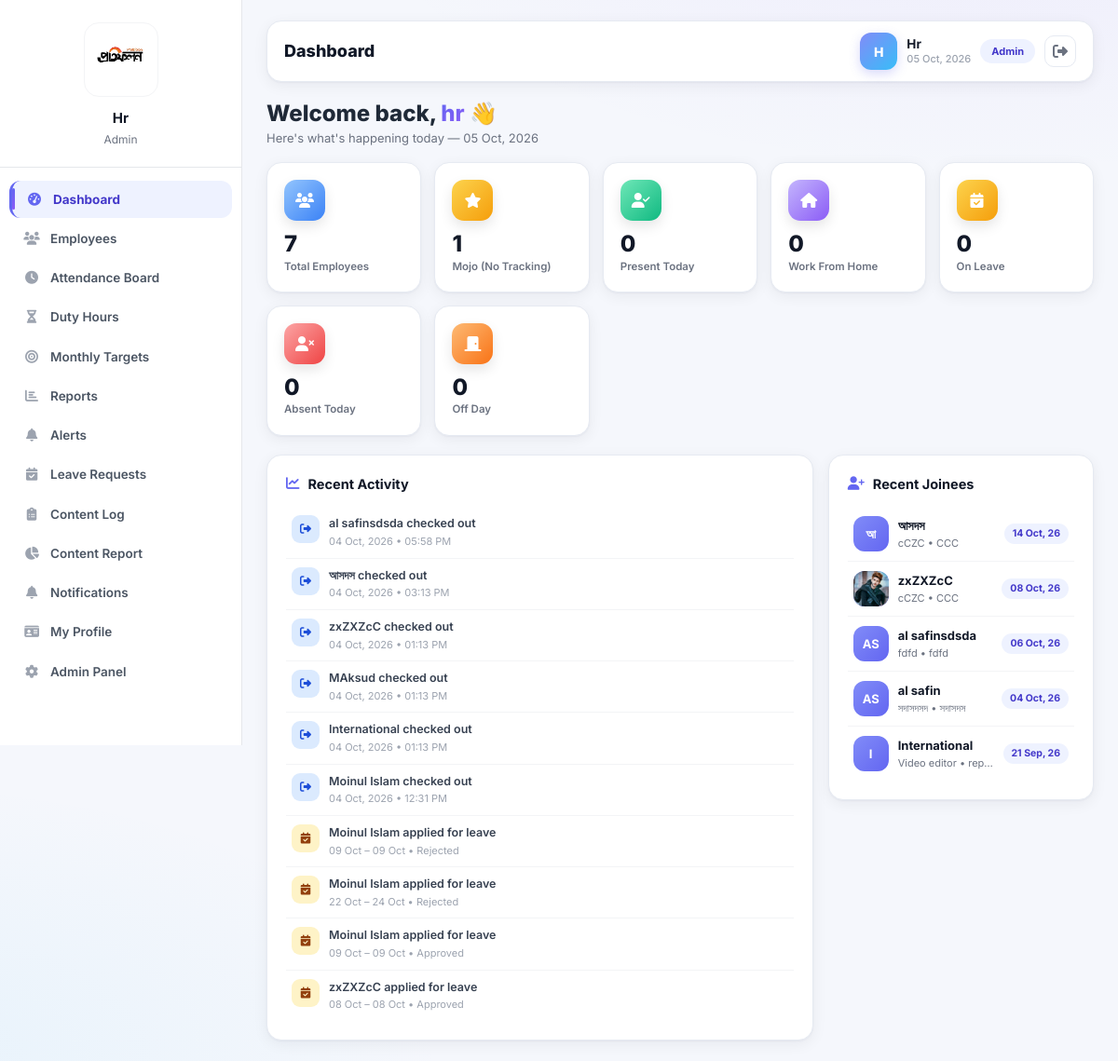
The page /dashboard/ (signed in) on the database its author committed.
### employees/models.py (models this page shows, shortened)
class OfficeSetting(models.Model):
    title = models.CharField(max_length=120, default='Office')
    logo = models.ImageField(upload_to='office/', blank=True, null=True)
    office_lat = models.FloatField(null=True, blank=True)
    office_lng = models.FloatField(null=True, blank=True)
    office_radius = models.IntegerField(default=200, help_text='মিটারে')
    class Meta:
        verbose_name_plural = 'Office Settings'
    @classmethod
    def load(cls):
        obj, _ = cls.objects.get_or_create(pk=1)
        return obj

class Employee(models.Model):
    DUTY_CHOICES = [
        ('office', 'Office'),
        ('wfh', 'Work From Home'),
        ('field', 'Field'),
        ('mojo', 'Mojo (No Attendance)'),
    ]
    STATUS_CHOICES = [
        ('active', 'Active'),
        ('inactive', 'Inactive'),
    ]
    name = models.CharField(max_length=120)
    photo = models.ImageField(upload_to='employees/', blank=True, null=True)
    emp_id = models.CharField(max_length=20, unique=True, blank=True)
    designation = models.CharField(max_length=100)
    department = models.CharField(max_length=100)
    joining_date = models.DateField()
    mobile = models.CharField(max_length=20, blank=True)
    email = models.EmailField(blank=True)
    address = models.TextField(blank=True)
    salary = models.DecimalField(max_digits=10, decimal_places=2, default=0)
    duty_group = models.CharField(max_length=10, choices=DUTY_CHOICES, default='office')
    target_hours = models.FloatField(default=8)
    status = models.CharField(max_length=10, choices=STATUS_CHOICES, default='active')
    emergency1_name = models.CharField(max_length=80, blank=True, verbose_name='Emergency 1 Name')
    emergency1_mobile = models.CharField(max_length=20, blank=True, verbose_name='Emergency 1 Mobile')
    emergency2_name = models.CharField(max_length=80, blank=True, verbose_name='Emergency 2 Name')
    emergency2_mobile = models.CharField(max_length=20, blank=True, verbose_name='Emergency 2 Mobile')
    nid = models.CharField(max_length=30, blank=True, verbose_name='Employee NID')
    nid_image = models.ImageField(upload_to='nid_images/', blank=True, null=True, verbose_name='Employee NID Image')
    father_nid = models.CharField(max_length=30, blank=True, verbose_name="Father's NID")
    father_nid_image = models.ImageField(upload_to='nid_images/', blank=True, null=True, verbose_name="Father's NID Image")
    mother_nid = models.CharField(max_length=30, blank=True, verbose_name="Mother's NID")
    mother_nid_image = models.ImageField(upload_to='nid_images/', blank=True, null=True, verbose_name="Mother's NID Image")
    user = models.OneToOneField('auth.User', on_delete=models.SET_NULL, null=True, blank=True, related_name='employee')
    class Meta:
        ordering = ['emp_id']

### accounts/models.py (models this page shows, shortened)
class Profile(models.Model):
    user = models.OneToOneField(settings.AUTH_USER_MODEL,
                                on_delete=models.CASCADE,
                                related_name='profile')
    role = models.CharField(max_length=20, choices=ROLE_CHOICES, default='employee')

### accounts/views.py (the view)
# urls.py: path('dashboard/', views.dashboard_view, name='dashboard'),
@login_required
def dashboard_view(request):
    prof = getattr(request.user, 'profile', None)
    if not prof:
        prof, _ = Profile.objects.get_or_create(
            user=request.user,
            defaults={'role': 'admin' if request.user.is_superuser else 'employee'})
    elif request.user.is_superuser and prof.role != 'admin':
        prof.role = 'admin'
        prof.save()
    emp = getattr(request.user, 'employee', None)
    display_name = emp.name if emp else (request.user.get_full_name() or request.user.username)
    today = date.today()
    att = Attendance.objects.filter(date=today)
    active_tracking = Employee.objects.filter(status='active').exclude(duty_group='mojo')
    joinees = []
    for e in Employee.objects.filter(status='active').order_by('-joining_date')[:5]:
        parts = e.name.split()
        joinees.append({'emp': e,
                        'initials': ''.join(p[0] for p in parts[:2]).upper() or e.name[:2].upper()})
    activities = []
    for a in Attendance.objects.select_related('employee').order_by('-id')[:6]:
        d = a.date.strftime('%d %b, %Y')
        if a.status == 'present' and a.check_out:
            activities.append({'icon': 'fa-sign-out-alt', 'bg': '#dbeafe', 'fg': '#1d4ed8',
                               'text': f'{a.employee.name} checked out',
                               'sub': f"{d} • {a.check_out.strftime('%I:%M %p')}"})
        elif a.status == 'present' and a.check_in:
            activities.append({'icon': 'fa-sign-in-alt', 'bg': '#d1fae5', 'fg': '#047857',
                               'text': f'{a.employee.name} checked in',
                               'sub': f"{d} • {a.check_in.strftime('%I:%M %p')}"})
        elif a.status == 'wfh':
            activities.append({'icon': 'fa-home', 'bg': '#e0e7ff', 'fg': '#3730a3',
                               'text': f'{a.employee.name} — Work From Home', 'sub': d})
        elif a.status == 'absent':
            activities.append({'icon': 'fa-user-times', 'bg': '#fee2e2', 'fg': '#b91c1c',
                               'text': f'{a.employee.name} — Absent', 'sub': d})
        else:
            activities.append({'icon': 'fa-door-closed', 'bg': '#ffedd5', 'fg': '#9a3412',
                               'text': f'{a.employee.name} — Off Day', 'sub': d})
    for lv in LeaveRequest.objects.select_related('employee').order_by('-id')[:4]:
        activities.append({'icon': 'fa-calendar-check', 'bg': '#fef3c7', 'fg': '#92400e',
                           'text': f'{lv.employee.name} applied for leave',
                           'sub': f"{lv.from_date:%d %b} – {lv.to_date:%d %b} • {lv.get_status_display()}"})
    return render(request, 'dashboard.html', {
        'display_name': display_name,
        'total_employees': Employee.objects.filter(status='active').count(),
        'mojo_count': Employee.objects.filter(status='active', duty_group='mojo').count(),
        'present_today': att.filter(status='present').count(),
        'wfh_today': att.filter(status='wfh').count(),
        'absent_today': att.filter(status='absent').count(),
        'off_today': att.filter(status='off').count(),
        'on_leave': LeaveRequest.objects.filter(
            status='approved', from_date__lte=today, to_date__gte=today).count(),
        'recent_joinees': joinees,
        'activities': activities,
        'today': today,
    })

### templates/dashboard.html
{% extends "app_base.html" %}
{% block page_title %}Dashboard{% endblock %}
{% block content %}
<div class="fade-in mb-3">
  <h4 style="font-weight:800;margin-bottom:2px;">Welcome back, <span class="text-gradient">{{ display_name }}</span> 👋</h4>
  <div style="color:#6b7280;font-size:13px;">Here's what's happening today — {{ today|date:"d M, Y" }}</div>
</div>
<div class="stat-grid fade-in">
  <div class="stat-card">
    <div class="stat-icon" style="background:linear-gradient(135deg,#93c5fd,#3b82f6);"><i class="fas fa-users"></i></div>
    <div class="stat-value">{{ total_employees }}</div>
    <div class="stat-label">Total Employees</div>
  </div>
  {% if mojo_count > 0 %}
  <div class="stat-card">
    <div class="stat-icon" style="background:linear-gradient(135deg,#fcd34d,#f59e0b);"><i class="fas fa-star"></i></div>
    <div class="stat-value">{{ mojo_count }}</div>
    <div class="stat-label">Mojo (No Tracking)</div>
  </div>
  {% endif %}
  <div class="stat-card">
    <div class="stat-icon" style="background:linear-gradient(135deg,#6ee7b7,#10b981);"><i class="fas fa-user-check"></i></div>
    <div class="stat-value">{{ present_today }}</div>
    <div class="stat-label">Present Today</div>
  </div>
  <div class="stat-card">
    <div class="stat-icon" style="background:linear-gradient(135deg,#c4b5fd,#8b5cf6);"><i class="fas fa-home"></i></div>
    <div class="stat-value">{{ wfh_today }}</div>
    <div class="stat-label">Work From Home</div>
  </div>
  <div class="stat-card">
    <div class="stat-icon" style="background:linear-gradient(135deg,#fcd34d,#f59e0b);"><i class="fas fa-calendar-check"></i></div>
    <div class="stat-value">{{ on_leave }}</div>
    <div class="stat-label">On Leave</div>
  </div>
  <div class="stat-card">
    <div class="stat-icon" style="background:linear-gradient(135deg,#fca5a5,#ef4444);"><i class="fas fa-user-times"></i></div>
    <div class="stat-value">{{ absent_today }}</div>
    <div class="stat-label">Absent Today</div>
  </div>
  <div class="stat-card">
    <div class="stat-icon" style="background:linear-gradient(135deg,#fdba74,#f97316);"><i class="fas fa-door-closed"></i></div>
    <div class="stat-value">{{ off_today }}</div>
    <div class="stat-label">Off Day</div>
  </div>
</div>
<div class="row g-3 fade-in">
  <div class="col-lg-8">
    <div class="panel-card" style="margin-bottom:0;">
      <div class="panel-header"><i class="fas fa-chart-line"></i> Recent Activity</div>
      {% for a in activities %}
      <div class="ac-row">
        <div class="ac-ic" style="background:{{ a.bg }};color:{{ a.fg }};"><i class="fas {{ a.icon }}"></i></div>
        <div>
          <div class="ac-txt">{{ a.text }}</div>
          <div class="ac-sub">{{ a.sub }}</div>
        </div>
      </div>
      {% empty %}
      <div class="empty-note">Attendance, leave and payroll activity will appear here.</div>
      {% endfor %}
    </div>
  </div>
  <div class="col-lg-4">
    <div class="panel-card" style="margin-bottom:0;">
      <div class="panel-header"><i class="fas fa-user-plus"></i> Recent Joinees</div>
      {% for j in recent_joinees %}
      <div class="jn-row">
        <div class="jn-av">
          {% if j.emp.photo %}<img src="{{ j.emp.photo.url }}" alt="">{% else %}{{ j.initials }}{% endif %}
        </div>
        <div class="jn-meta">
          <div class="jn-name">{{ j.emp.name }}</div>
          <div class="jn-sub">{{ j.emp.designation }} • {{ j.emp.department }}</div>
        </div>
        <span class="jn-date">{{ j.emp.joining_date|date:"d M, y" }}</span>
      </div>
      {% empty %}
      <div class="empty-note">No employees yet.</div>
      {% endfor %}
    </div>
  </div>
</div>
{% endblock %}

### templates/app_base.html (shortened to what this page needs)
{% extends "base.html" %}
{% block body %}
<div class="app-shell">
  {% include "partials/sidebar.html" %}
 <main class="main-content" style="margin-left: 260px; transition: margin-left 0.3s ease;">
    <div class="top-bar">
      <div class="d-flex align-items-center">
        <h4>{% block page_title %}Dashboard{% endblock %}</h4>
      </div>
      <div class="top-chip">
        {% if user_emp and user_emp.photo %}
          <img src="{{ user_emp.photo.url }}"
               alt="{{ user_emp.name }}"
               class="chip-avatar-img">
        {% else %}
          <div class="chip-avatar">{{ initials|default:user.username|slice:":1"|upper }}</div>
        {% endif %}
        <div class="d-none d-sm-block">
          <div class="chip-name">{{ display_name|default:user.get_full_name|default:user.username|title }}</div>
          <div class="chip-role">{% now "d M, Y" %}</div>
        </div>
        <span class="role-badge role-{{ role_key }}">{{ role_label }}</span>
        <form method="post" action="{% url 'logout' %}" style="display:inline;">
          <button class="logout-btn" title="Logout"><i class="fas fa-sign-out-alt"></i></button>
        </form>
      </div>
    </div>
    {% block content %}{% endblock %}
  </main>
</div>
{% endblock %}

### templates/partials/sidebar.html (shortened to what this page needs)
{% load static %}
<aside class="sidebar" id="sidebar">
  <div class="sidebar-header">
    <div class="sidebar-logo-wrap">
      {% if user_emp and user_emp.photo %}
        <img src="{{ user_emp.photo.url }}" class="sidebar-logo" alt="{{ user_emp.name }}">
      {% elif office.logo %}
        <img src="{{ office.logo.url }}" class="sidebar-logo" alt="Logo">
      {% endif %}
    </div>
    {% if user_emp %}
      <div class="sidebar-user-name">{{ user_emp.name }}</div>
      <div class="sidebar-user-role">{{ user_emp.designation }}</div>
    {% elif user.get_full_name %}
      <div class="sidebar-user-name">{{ user.get_full_name }}</div>
      <div class="sidebar-user-role">{{ role_label }}</div>
    {% else %}
      <div class="sidebar-user-name">{{ user.username|title }}</div>
      <div class="sidebar-user-role">{{ role_label }}</div>
    {% endif %}
  </div>
  <ul class="sidebar-nav">
    <li>
      <a href="{% url 'dashboard' %}" class="{% if request.resolver_match.url_name == 'dashboard' %}active{% endif %}">
        <i class="fas fa-tachometer-alt"></i> Dashboard
      </a>
    </li>
    {% if role_key == 'admin' %}
    <li>
      <a href="{% url 'employee_list' %}" class="{% if request.resolver_match.url_name|slice:':8' == 'employee' %}active{% endif %}">
        <i class="fas fa-users"></i> Employees
      </a>
    </li>
    {% endif %}
    {% if role_key == 'admin' or role_key == 'supervisor' %}
    <li>
      <a href="{% url 'attendance_board' %}" class="{% if request.resolver_match.url_name == 'attendance_board' %}active{% endif %}">
        <i class="fas fa-clock"></i> Attendance Board
      </a>
    </li>
    <li>
      <a href="{% url 'duty_hours' %}" class="{% if request.resolver_match.url_name == 'duty_hours' %}active{% endif %}">
        <i class="fas fa-hourglass-half"></i> Duty Hours
      </a>
    </li>
        <li>
      <a href="{% url 'monthly_targets' %}" class="{% if request.resolver_match.url_name == 'monthly_targets' %}active{% endif %}">
        <i class="fas fa-bullseye"></i> Monthly Targets
      </a>
    </li>
    <li>
      <a href="{% url 'attendance_reports' %}" class="{% if request.resolver_match.url_name == 'attendance_reports' %}active{% endif %}">
        <i class="fas fa-chart-bar"></i> Reports
      </a>
    </li>
    <li>
      <a href="{% url 'attendance_alerts' %}" class="{% if request.resolver_match.url_name == 'attendance_alerts' %}active{% endif %}">
        <i class="fas fa-bell"></i> Alerts
      </a>
    </li>
    {% endif %}
    {% if role_key == 'admin' %}
    <li>
      <a href="{% url 'manage_leaves' %}" class="{% if request.resolver_match.url_name == 'manage_leaves' %}active{% endif %}">
        <i class="fas fa-calendar-check"></i> Leave Requests
      </a>
    </li>
    {% else %}
    <li>
      <a href="{% url 'my_leaves' %}" class="{% if request.resolver_match.url_name == 'my_leaves' %}active{% endif %}">
        <i class="fas fa-calendar-check"></i> My Leave
      </a>
    </li>
    {% endif %}
    <li>
      <a href="{% url 'content_log' %}" class="{% if request.resolver_match.url_name == 'content_log' or request.resolver_match.url_name == 'content_log_add' or request.resolver_match.url_name == 'content_log_edit' %}active{% endif %}">
        <i class="fas fa-clipboard-list"></i> Content Log
      </a>
    </li>
    <li>
      <a href="{% url 'content_report' %}" class="{% if request.resolver_match.url_name == 'content_report' %}active{% endif %}">
        <i class="fas fa-chart-pie"></i> Content Report
      </a>
    </li>
    <li>
      <a href="{% url 'notification_list' %}" class="{% if request.resolver_match.url_name|slice:':12' == 'notification' %}active{% endif %}">
        <i class="fas fa-bell"></i> Notifications
      </a>
    </li>
    <li>
      <a href="{% url 'my_profile' %}" class="{% if request.resolver_match.url_name == 'my_profile' %}active{% endif %}">
        <i class="fas fa-id-card"></i> My Profile
      </a>
    </li>
    {% if role_key == 'admin' %}
    <li>
      <a href="/admin/">
        <i class="fas fa-cog"></i> Admin Panel
      </a>
    </li>
    {% endif %}
  </ul>
</aside>

### rows shown on the page
OfficeSetting: logo (picture)
Profile: role "Admin"
Employee: initials "আ", emp.name "আসদস", emp.designation "cCZC", emp.department "CCC", emp.joining_date "14 Oct, 26"
Employee: emp.photo (picture), emp.name "zxZXZcC", emp.designation "cCZC", emp.department "CCC", emp.joining_date "08 Oct, 26"
Employee: initials "AS", emp.name "al safinsdsda", emp.designation "fdfd", emp.department "fdfd", emp.joining_date "06 Oct, 26"
Employee: initials "AS", emp.name "al safin", emp.designation "সদাসদসদ", emp.department "সদাসদস", emp.joining_date "04 Oct, 26"
Employee: initials "I", emp.name "International", emp.designation "Video editor", emp.department "rep…", emp.joining_date "21 Sep, 26"

### other values the page prints
{{ user.username|title }} "Hr"
{{ initials|default:user.username|slice:":1"|upper }} "H"
{{ display_name|default:user.get_full_name|default:user.username|title }} "Hr"
{{ display_name }} "hr"
{{ total_employees }} "7"
{{ mojo_count }} "1"
{{ present_today }} "0"
{{ wfh_today }} "0"
{{ on_leave }} "0"
{{ absent_today }} "0"
{{ off_today }} "0"
{{ a.text }} "al safinsdsda checked out" "আসদস checked out" "zxZXZcC checked out" "MAksud checked out" "International checked out" "Moinul Islam checked out" "Moinul Islam applied for leave" "Moinul Islam applied for leave" "Moinul Islam applied for leave" "zxZXZcC applied for leave"
{{ a.sub }} "04 Oct, 2026 • 05:58 PM" "04 Oct, 2026 • 03:13 PM" "04 Oct, 2026 • 01:13 PM" "04 Oct, 2026 • 01:13 PM" "04 Oct, 2026 • 01:13 PM" "04 Oct, 2026 • 12:31 PM" "09 Oct – 09 Oct • Rejected" "22 Oct – 24 Oct • Rejected" "09 Oct – 09 Oct • Approved" "08 Oct – 08 Oct • Approved"
